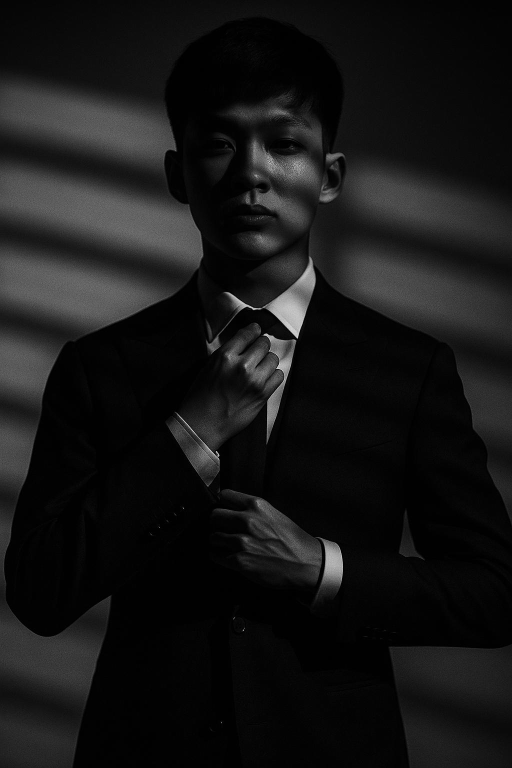
#> input picture IMG_3437.jpg, 1024 x 1536 px (shown at 1/2 size)
$ python x.py
#> lines starting #> are read from the running program, lines starting #| are printed output that depends on the picture
#> the answer given: IMG_3437.jpg
#> in image_to_ascii, image is the input picture: PIL image 1024x1536 RGB; min 0, max 255, mean 22.1
from PIL import Image

# Bộ ký tự từ đậm -> nhạt (có thể chỉnh sửa tùy thích)
ASCII_CHARS = ["█", "▓", "▒", "░", " "]

def resize_image(image, new_width=100):
    """Resize ảnh giữ tỉ lệ"""
#> called with new_width = 80
    width, height = image.size
#> width = 1024; height = 1536
    ratio = height / width / 1.65  # chỉnh cho cân đối khi in ra console
#> ratio = 0.909
    new_height = int(new_width * ratio)
#> new_height = 72
    return image.resize((new_width, new_height))
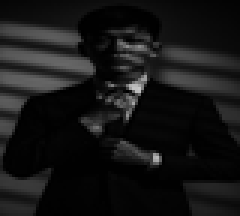
#> returned value: PIL image 80x72 RGB (shown 3 times larger); min 0, max 198, mean 22.1

def grayify(image):
    """Chuyển ảnh sang grayscale"""
    return image.convert("L")
#> returned value: PIL image 80x72 L

def pixels_to_ascii(image):
    """Chuyển pixel grayscale thành ký tự ASCII"""
    pixels = image.getdata()
    ascii_str = "".join(ASCII_CHARS[pixel // 51] for pixel in pixels)
    return ascii_str

def image_to_ascii(image_path, new_width=100):
    """Main: chuyển ảnh thành ASCII"""
    try:
        image = Image.open(image_path)
    except Exception as e:
        print("❌ Không mở được ảnh:", e)
        return None

    image = resize_image(image, new_width)
    image = grayify(image)

    ascii_str = pixels_to_ascii(image)
    img_width = image.width
#> img_width = 80

    ascii_img = "\n".join(
        ascii_str[i:(i+img_width)] for i in range(0, len(ascii_str), img_width)
    )

    return ascii_img

if __name__ == "__main__":
    # Hỏi tên file ảnh
    path = input("📂 Nhập tên file ảnh (ví dụ: IMG_4555.jpeg): ").strip()
    ascii_image = image_to_ascii(path, new_width=80)

    if ascii_image:
        print("\n✅ Kết quả ASCII:\n")
        print(ascii_image)

        # Lưu ra file txt
        with open("output_ascii.txt", "w", encoding="utf-8") as f:
            f.write(ascii_image)
        print("\n💾 ASCII đã lưu vào file: output_ascii.txt")
